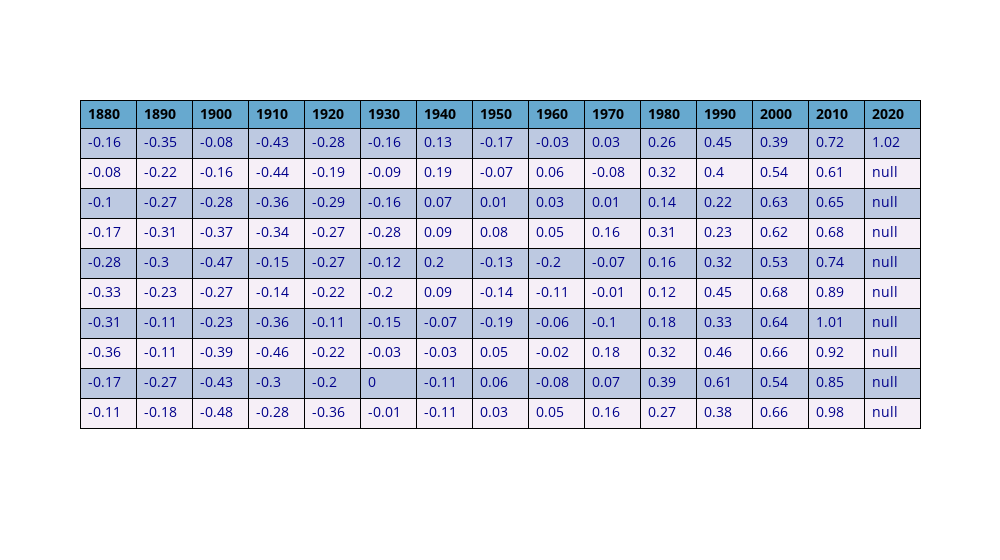

The cell this chart's notebook holds for it:
### Code cell
import plotly.graph_objects as go

fig = go.Figure(data=[go.Table(
    header=dict(values=list(gwdec.columns),
                fill_color='#67a9cf',
                align='left',
                line_color='black',  # Set header gridlines to black
                font=dict(color='black', size=14, weight='bold')),  
    cells=dict(values=[gwdec[col] for col in gwdec.columns],
               fill_color=[['#bdc9e1', '#f6eff7'] * (len(gwdec) // 2 + 1)],
               align='left',
               height=30,  # Adjust the height for larger margins
               line_color='black',  # Set cell gridlines to black
               font=dict(color='darkblue', size=14))  # Set cell text color to dark blue and increase font size
)])
fig.update_layout(width=1000)
fig.show()

### Figure 1 — Plotly figure (JSON) as saved in the notebook; plotly's stock layout.template omitted (floating-point values rounded to 4 significant figures; data arrays with more than 128 entries replaced by an {"elided": "..."} marker saying what was removed)
{"data": [{"cells": {"align": "left", "fill": {"color": [["#bdc9e1", "#f6eff7", "#bdc9e1", "#f6eff7", "#bdc9e1", "#f6eff7", "#bdc9e1", "#f6eff7", "#bdc9e1", "#f6eff7", "#bdc9e1", "#f6eff7"]]}, "font": {"color": "darkblue", "size": 14}, "height": 30, "line": {"color": "black"}, "values": {"elided": "15x10 float values"}}, "header": {"align": "left", "fill": {"color": "#67a9cf"}, "font": {"color": "black", "size": 14, "weight": "bold"}, "line": {"color": "black"}, "values": ["1880", "1890", "1900", "1910", "1920", "1930", "1940", "1950", "1960", "1970", "1980", "1990", "2000", "2010", "2020"]}, "type": "table"}], "layout": {"width": 1000}}
